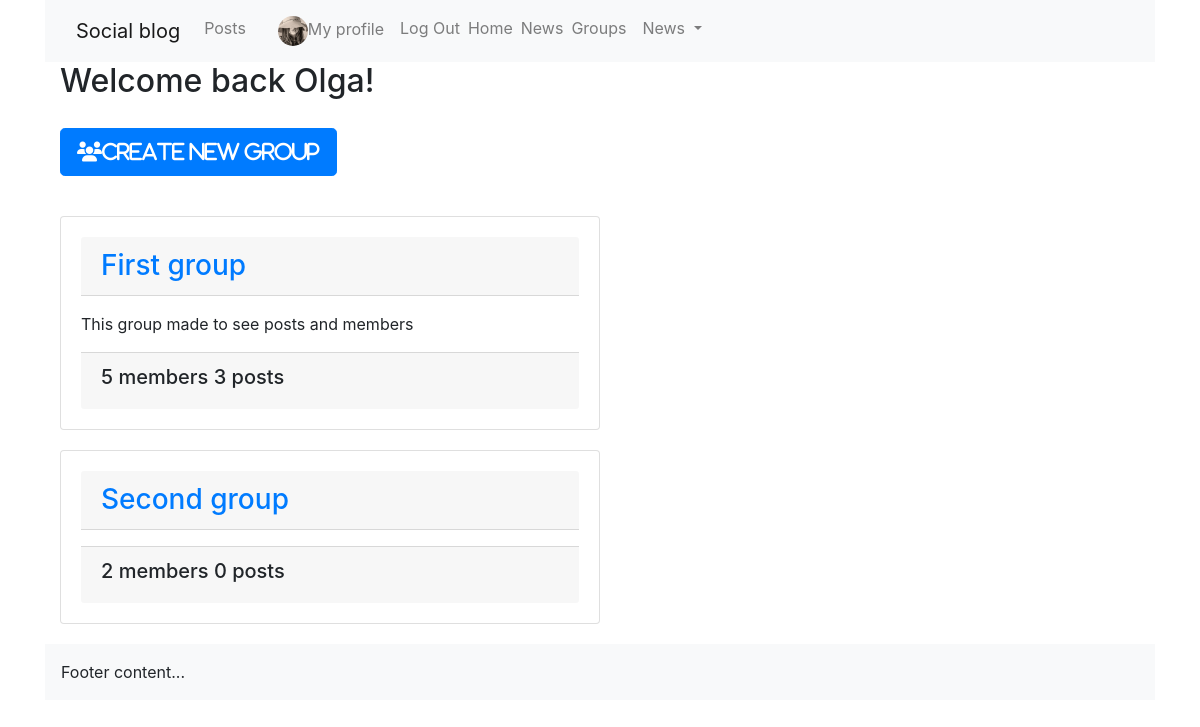
Screenshot of /groups/ (signed in) with the database file from the repository.
### groups/models.py (models this page shows, shortened)
class Group(models.Model):
    name = models.CharField(max_length=250, unique=True)
    slug = models.SlugField(null=True, unique=True)
    description = models.TextField(blank=True, default='')
    description_html = models.TextField(editable=False, default='', blank=True)
    members = models.ManyToManyField('profiles.Profile', through='GroupMember')
    class Meta:
        ordering = ['name']

### groups/views.py (the view)
# urls.py: path('', views.ListGroup.as_view(), name='all'),
class ListGroup(generic.ListView):
    model = Group

### profiles/context_processors.py (called while the page is built)
def profile_pic(request):
    if request.user.is_authenticated:
        profile_obj = Profile.objects.get(user=request.user)
        pic = profile_obj.avatar
        return {'picture': pic}
    return {}

def invitations_no_rec(request):
    if request.user.is_authenticated:
        profile_obj = Profile.objects.get(user=request.user)
        qs_count = Relationship.objects.invitations_received(profile_obj).count()
        return {'invitations_no': qs_count}
    return {}

### profiles/models.py (called while the page is built)
    def invitations_received(self, receiver):
        qs = Relationship.objects.filter(receiver=receiver, status='send')
        return qs

### groups/templates/groups/group_list.html
<!DOCTYPE html>
{% extends 'base.html' %}
{% block content %}
    {% if user.is_authenticated %}
        <h2 class="header">Welcome back {{user.username}}!</h2>
    {% endif %}
    {% if user.is_authenticated %}
        <a href="{% url 'groups:create'%}" class="btn btn-lg btn-fill btn-primary">
            <i class="fas fa-users">Create new group</i></a><br>
    {% endif %}
    {% for group in object_list %}
        <div class='row-cols-lg-2'>
            <div class="card">
                <div class="card-body">
                    <a href="{% url 'groups:single' slug=group.slug%}" class="text-decoration-none">
                    <h3 class='card-header'>{{group.name}}</h3></a>
                    <p class=''>{{group.description_html|safe}}</p>
                    <div class='card-footer'>
                        <h5 class='card-link'> {{group.members.count}} member{{group.members.count|pluralize}}
                            {{group.posts.count}} post{{group.posts.count|pluralize}}</h5>
                    </div>
                </div>
            </div>
        </div>
    {% endfor %}
{% endblock %}

### static/social_blog/css/master.css (style rules this page uses)
.btn, .card { margin-top: 20px; margin-bottom: 20px; }

### rows the page displays
Group: name "First group", description_html "This group made to see posts and members", members.count "5", posts.count "3"
Group: name "Second group", members.count "2", posts.count "0"

### other values shown
{{ user.username }} "Olga"
